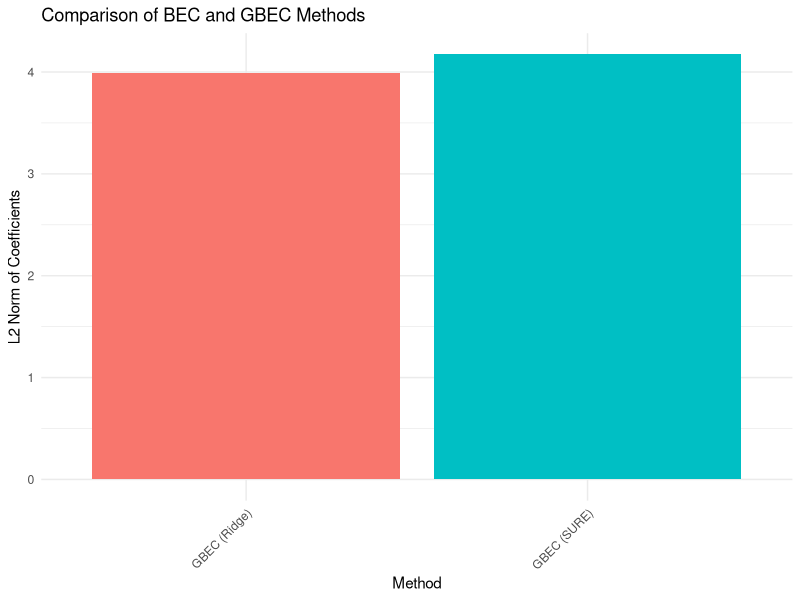
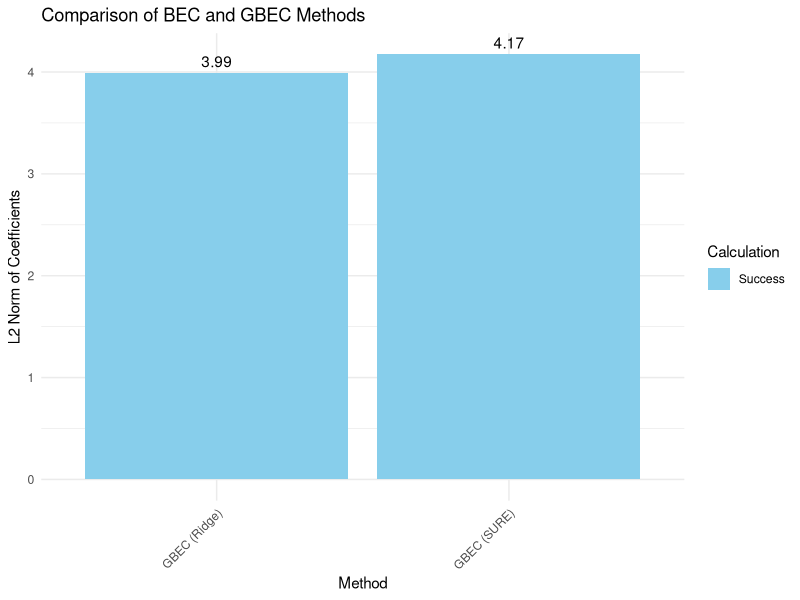

Reproduce these figures in R, in order.
# Load necessary libraries
library(MASS)
library(glmnet)
library(ggplot2)

# Function to generate simulated data
generate_data <- function(n, p, sigma_noise) {
  X <- mvrnorm(n, rep(0, p), diag(p))
  beta <- runif(p, -1, 1)
  f <- rnorm(n)
  epsilon <- rnorm(n, 0, sigma_noise)
  Y <- X %*% beta + f + epsilon
  return(list(X = X, Y = Y, beta = beta))
}

# Function to compute BEC using pseudo-inverse (Corrected)
compute_bec <- function(X, Y) {
  Sigma <- cov(X)
  
  # Ensure Sigma is a matrix (not a dataframe)
  Sigma <- as.matrix(Sigma)
  
  # Print Sigma and its dimensions for debugging
  print("Sigma dimensions:")
  print(dim(Sigma))
  print("First few rows and columns of Sigma:")
  print(head(Sigma)[, 1:5])  # Show first 5 columns to avoid long output
  
  # Ensure J is a column vector and has the correct dimensions
  J <- matrix(1, ncol(Sigma), 1)
  
  # Check if Sigma is invertible (and print for debugging)
  if (rcond(Sigma) < .Machine$double.eps) {
    warning("Covariance matrix is ill-conditioned, BEC results may be unreliable.")
  }
  
  Sigma_pseudo_inv <- ginv(Sigma)
  print("Sigma_pseudo_inv dimensions:")
  print(dim(Sigma_pseudo_inv))
  
  # Explicitly ensure dimensions match
  if (ncol(Sigma_pseudo_inv) != nrow(J)) {
    stop("Dimension mismatch between Sigma_pseudo_inv and J.")
  }
  
  c_opt <- 1 / (t(J) %*% Sigma_pseudo_inv %*% J)
  gamma <- c_opt * Sigma_pseudo_inv %*% J
  return(drop(gamma))
}

# Function to compute GBEC using ridge regression
compute_gbec_ridge <- function(X, Y, lambda) {
  model <- glmnet(X, Y, alpha = 0, lambda = lambda, intercept = FALSE)
  gamma <- as.vector(coef(model)[-1])  # Remove intercept coefficient
  return(gamma)
}

# Function to compute GBEC using SURE (Corrected)
compute_gbec_sure <- function(X, Y) {
  n <- nrow(X)
  p <- ncol(X)
  
  # Fit the ridge regression model
  model <- glmnet(X, Y, alpha = 0, lambda = seq(0.01, 1, length = 100), intercept = FALSE)
  
  # Ensure Y is a matrix for consistent dimensions
  Y_matrix <- as.matrix(Y)
  
  # Predict with each lambda and calculate residuals (squared differences)
  predictions <- predict(model, X)
  residuals_squared <- sweep(predictions, 1, Y_matrix, FUN = "-")^2
  
  # Calculate degrees of freedom for each lambda
  df <- model$df
  
  # Calculate sigma2_hat (variance) for each lambda
  sigma2_hat <- colMeans(residuals_squared) / (1 - df / n)  
  
  # Calculate SURE for each lambda
  sure <- colSums(residuals_squared) + 2 * sigma2_hat * df - n * sigma2_hat
  
  # Find best lambda
  best_lambda_index <- which.min(sure)
  best_lambda <- model$lambda[best_lambda_index]
  
  # Check if best_lambda is found
  if (is.null(best_lambda)) {
    stop("Could not determine the optimal lambda. SURE calculation failed.")
  }
  
  # Get the GBEC coefficients using the best lambda
  gamma <- as.vector(coef(model, s = best_lambda)[-1])
  return(gamma)
}

# Simulation settings
set.seed(123)
n <- 100
p <- 50
sigma_noise <- 0.5

# Generate data
data <- generate_data(n, p, sigma_noise)
X <- data$X
Y <- data$Y

# Compute BEC and GBEC with error handling
gamma_bec <- tryCatch(
  compute_bec(X, Y),
  error = function(e) {
    warning(paste("Error computing BEC:", e$message))
    rep(NA, p) # Return a vector of NAs if there's an error
  }
)
gamma_gbec_ridge <- compute_gbec_ridge(X, Y, lambda = 0.1)
gamma_gbec_sure <- compute_gbec_sure(X, Y)

# Comparison of methods
comparison <- data.frame(
  Method = c("BEC", "GBEC (Ridge)", "GBEC (SURE)"),
  Norm = c(norm(gamma_bec, "2"), norm(gamma_gbec_ridge, "2"), norm(gamma_gbec_sure, "2"))
)

# Remove any NA values before plotting
comparison <- comparison[complete.cases(comparison),]  

# Plot the comparison (bar plot or dot plot)
ggplot(comparison, aes(x = Method, y = Norm, fill = Method)) +
  geom_bar(stat = "identity") + 
  labs(title = "Comparison of BEC and GBEC Methods",
       x = "Method",
       y = "L2 Norm of Coefficients") +
  theme_minimal() +
  theme(axis.text.x = element_text(angle = 45, hjust = 1), legend.position = "none")

##############################

# Load necessary libraries
library(MASS)
library(glmnet)
library(ggplot2)

# ... (rest of the code as it was given previously) ...

# Comparison of methods
comparison <- data.frame(
  Method = c("BEC", "GBEC (Ridge)", "GBEC (SURE)"),
  Norm = c(norm(gamma_bec, "2"), norm(gamma_gbec_ridge, "2"), norm(gamma_gbec_sure, "2"))
)


# Remove NA rows
comparison <- comparison[complete.cases(comparison), ]

# Add a column to indicate if BEC was calculated successfully
comparison$Calculated <- ifelse(is.na(comparison$Norm), "Failed", "Success")

# Plot the comparison with labels
ggplot(comparison, aes(x = Method, y = Norm, fill = Calculated)) +
  geom_bar(stat = "identity") + 
  geom_text(aes(label = round(Norm, 2)), vjust = -0.5) + # Add labels with rounded values
  labs(title = "Comparison of BEC and GBEC Methods",
       x = "Method",
       y = "L2 Norm of Coefficients",
       fill = "Calculation") +  # Change legend title
  scale_fill_manual(values = c("Success" = "skyblue", "Failed" = "lightcoral")) +
  theme_minimal() +
  theme(axis.text.x = element_text(angle = 45, hjust = 1)) 
